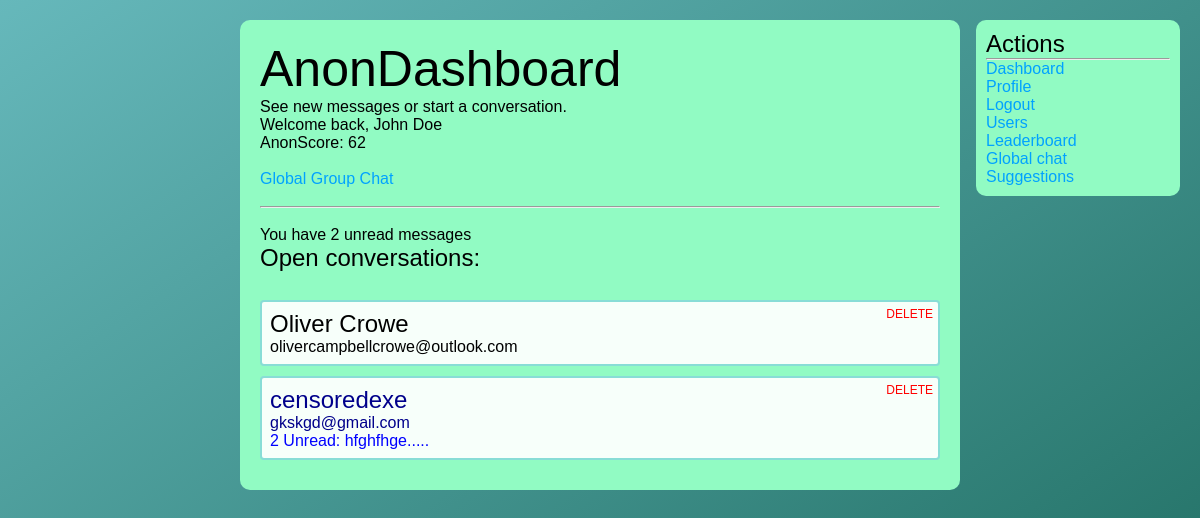
Page /dashboard/ (signed in) on the committed database.
### tables this page shows
CREATE TABLE `users` (
  `user_id` int(11) NOT NULL,
  `user_name` varchar(256) NOT NULL,
  `user_email` varchar(256) NOT NULL,
  `user_password` varchar(256) NOT NULL,
  `user_bio` longtext NOT NULL,
  `user_pfp` varchar(256) NOT NULL,
  `user_type` varchar(256) NOT NULL,
  `user_points` int(11) NOT NULL
);

CREATE TABLE `conversations` (
  `conv_id` int(11) NOT NULL,
  `conv_sender` int(11) NOT NULL,
  `conv_recipient` int(11) NOT NULL,
  `most_recent` varchar(256) NOT NULL
);

CREATE TABLE `unread` (
  `read_id` int(11) NOT NULL,
  `read_conv` int(11) NOT NULL,
  `read_user` int(11) NOT NULL,
  `read_msg` longtext NOT NULL
);

### includes/functions.php (called while the page is built, shortened)
<?php
    include_once "connection.php";
    function checkPoints($id){
        global $conn;
        $sql = "SELECT * FROM `users` WHERE `user_id`='$id'";
        $result = mysqli_query($conn, $sql);
        while($row = mysqli_fetch_assoc($result)){
            $points = $row['user_points'];
        }
        return $points;
    }
    function findName($id){
        global $conn;
        $sql = "SELECT * FROM `users` WHERE `user_id` = '$id'";
        $result = mysqli_query($conn, $sql);
        while($row = mysqli_fetch_assoc($result)){
            $name = $row['user_name'];
        }
        return $name;
    }
    function findEmail($id){
        global $conn;
        $sql = "SELECT * FROM `users` WHERE `user_id` = '$id'";
        $result = mysqli_query($conn, $sql);
        while($row = mysqli_fetch_assoc($result)){
            $email = $row['user_email'];
        }
        return $email;
    }
?>

### dashboard/index.php (the view, shortened to what this page needs)
<?php
    include_once "../includes/connection.php";
    include_once "../includes/functions.php";
?>
<!DOCTYPE html>
<html lang="en">
<head>
    <link href="../css/style.css" rel="stylesheet">
</head>
<body>
    <div class="main-column">
        <div class="introduction">
            <h1 style="font-weight:300;font-size:50px;">AnonDashboard</h1>
            <p>See new messages or start a conversation.</p>
            <p>Welcome back, <?php echo $_SESSION['user_name']; ?></p>
            <p>AnonScore: <?php echo checkPoints($_SESSION['user_id']); ?></p>
            <br>
            <a href="../global/">Global Group Chat</a><br>
            <br>
            <hr><br>
            <?php
                $id = $_SESSION['user_id'];
                $sql = "SELECT * FROM `conversations` WHERE `conv_sender`='$id' OR `conv_recipient`='$id' ORDER BY `conv_id` DESC";
                $result = mysqli_query($conn, $sql);
                if(mysqli_num_rows($result) == 0){
                    ?>
                    <h2 style="font-weight:300;">You currently have no messages open, start one.</h2><br>
                    <a href="../users/index.php">Search for users</a>
                    <?php
                }else {
                    $sqlunreadtotal = "SELECT * FROM `unread` WHERE `read_user`='$id'";
                    $resulttotal = mysqli_query($conn, $sqlunreadtotal);
                    $num_of_unread = mysqli_num_rows($resulttotal);
                    ?>
                    <p>You have <?php echo $num_of_unread; ?> unread messages</p>
                    <h2 style="font-weight:300;">Open conversations:</h2><br>
                    <?php
                    while($row = mysqli_fetch_assoc($result)){
                        if($row['conv_sender'] == $_SESSION['user_id']){
                            $name = $row['conv_recipient'];
                        }else {
                            $name = $row['conv_sender'];
                        }
                        $convid = $row['conv_id'];
                        $user_id = $_SESSION['user_id'];
                        $sql2 = "SELECT * FROM `unread` WHERE `read_conv`='$convid' AND `read_user`='$user_id'";
                        $unread = False;
                        $result2 = mysqli_query($conn, $sql2);
                        if(mysqli_num_rows($result2) > 0){
                            $unread = True;
                            $num_of_messages = mysqli_num_rows($result2);
                            $sql3 = "SELECT * FROM `unread` WHERE `read_conv`='$convid' AND `read_user`='$user_id' ORDER BY `read_id` DESC LIMIT 1";
                            $result3 = mysqli_query($conn, $sql3);
                            while ($row2 = mysqli_fetch_assoc($result3)){
                                $message = $row2['read_msg'];
                                $message = substr($message, 0, 45);
                            }
                        }
                        ?>
                        <a style="color:#000;<?php if($unread == True){echo "color:darkblue; !important"; } ?>" href="../chat/index.php?id=<?php echo $row['conv_id']; ?>">
                        <div style="position:relative;" class="conversation">
                            <h2 style="font-weight:300;"><?php echo findName($name); ?></h2>
                            <p><?php echo findEmail($name); ?></p>
                            <a style="font-size:12px;color:red;position:absolute;top:5px;right:5px;" onclick="return confirm('Are you sure? This will delete the conversation + all messages in it');" href="deleteconv.php?id=<?php echo $row['conv_id']; ?>">DELETE</a>
                            <?php
                            if($unread == True){
                                ?>
                                <p style="color:blue;"><?php echo $num_of_messages ?> Unread: <?php echo $message ?>.....</p>
                                <?php
                            }
                            ?>
                        </div>
                        </a>
                        <?php
                    }
                }
            ?>
        </div>
        <div class="right-column">
            <h2 style="font-weight:300;">Actions</h2>
            <hr>
            <ul>
            <li><a href="../">Dashboard</a></li>
                <li><a href="../profile/index.php?id=<?php echo $_SESSION['user_id']; ?>">Profile</a></li>
                <li><a href="../logout">Logout</a></li>
                <li><a href="../users/index.php">Users</a></li>
                <li><a href="../leaderboard/">Leaderboard</a></li>
                <li><a href="../global/">Global chat</a></li>
                <li><a href="../suggestions/">Suggestions</a></li>
            </ul>
        </div>
    </div>
</body>
</html>

### css/style.css (style rules this page uses)
* { -webkit-box-sizing: border-box; box-sizing: border-box; padding: 0; margin: 0; }
body { font-family: sans-serif; background-attachment: fixed; background-size: cover; background-image: -webkit-gradient(linear, left top, right bottom, from(#66b8bb), to(#1b695c)); background-image: linear-gradient(to bottom right, #66b8bb, #1b695c); background-position: center; }
a { color: #00a2ff; text-decoration: none; }
.main-column { width: 60%; margin: 20px auto; padding: 20px; height: 100%; border-radius: 10px; background-color: #91fbc3; -webkit-box-sizing: border-box; box-sizing: border-box; }
.right-column { -webkit-box-sizing: border-box; box-sizing: border-box; position: fixed; right: 20px; top: 20px; width: 17%; background-color: #91fbc3; border-radius: 10px; padding: 10px; }
.right-column ul li { list-style: none; }
.conversation { width: 100%; margin: 10px auto; background-color: rgba(255, 255, 255, 0.925); border-radius: 4px; padding: 8px; border: 2px solid #88ddd6; }

### rows in the picture
users: user_points "62"
conversations: conv_sender.user_name "Oliver Crowe", users.user_email "olivercampbellcrowe@outlook.com"
conversations: conv_sender.user_name "censoredexe", users.user_email "gkskgd@gmail.com", num_of_messages "2", unread.read_msg "hfghfhge"

### other values in the picture
$_SESSION['user_name'] "John Doe"
$num_of_unread "2"
